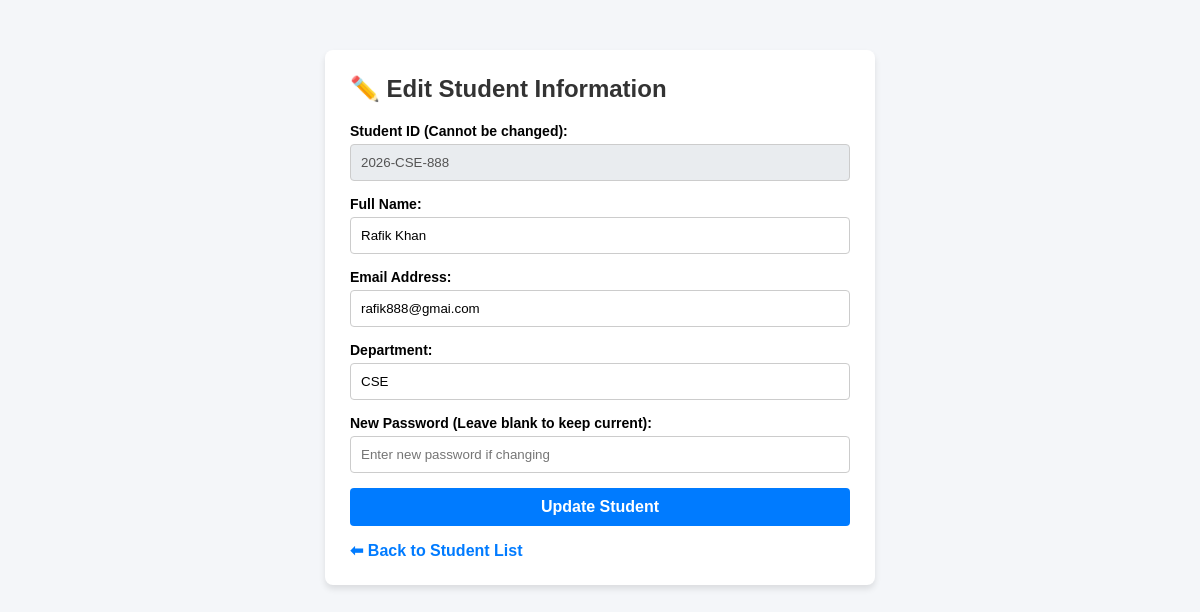
/edit_student.php?id=9 (signed in), run on the app's committed database.
### tables this page shows
CREATE TABLE `students` (
  `id` int(11) NOT NULL,
  `student_id` varchar(50) NOT NULL,
  `name` varchar(100) NOT NULL,
  `email` varchar(100) DEFAULT NULL,
  `department` varchar(50) DEFAULT NULL,
  `created_at` timestamp NOT NULL DEFAULT current_timestamp(),
  `batch` varchar(20) DEFAULT '60'
);

### edit_student.php (the view, shortened to what this page needs)
<?php
require_once 'config.php';
$student_id_pk = $_GET['id'] ?? null;
$student = null;
if ($student_id_pk) {
    $stmt = $conn->prepare("SELECT * FROM students WHERE id = ?");
    $stmt->bind_param("i", $student_id_pk);
    $stmt->execute();
    $student = $stmt->get_result()->fetch_assoc();
}
?>
<!DOCTYPE html>
<html lang="en">
<head>
</head>
<body>
<div class="container">
    <h2>✏️ Edit Student Information</h2>
    <form action="" method="POST">
        <div class="form-group">
            <label>Student ID (Cannot be changed):</label>
            <input type="text" value="<?php echo htmlspecialchars($student['student_id']); ?>" disabled>
        </div>
        <div class="form-group">
            <label>Full Name:</label>
            <input type="text" name="name" value="<?php echo htmlspecialchars($student['name']); ?>" required>
        </div>
        <div class="form-group">
            <label>Email Address:</label>
            <input type="email" name="email" value="<?php echo htmlspecialchars($student['email']); ?>">
        </div>
        <div class="form-group">
            <label>Department:</label>
            <input type="text" name="department" value="<?php echo htmlspecialchars($student['department']); ?>">
        </div>
        <div class="form-group">
            <label>New Password (Leave blank to keep current):</label>
            <input type="password" name="password" placeholder="Enter new password if changing">
        </div>
        <button type="submit" name="update_student" class="btn">Update Student</button>
    </form>
    <a href="students.php" class="back-link">⬅ Back to Student List</a>
</div>
</body>
</html>

### edit_student.php (style rules this page uses)
body { font-family: Arial, sans-serif; background: #f4f6f9; margin: 0; padding: 20px; }
.container { max-width: 500px; background: white; margin: 30px auto; padding: 25px; border-radius: 8px; box-shadow: 0 4px 6px rgba(0,0,0,0.1); }
h2 { margin-top: 0; color: #333; }
.form-group { margin-bottom: 15px; }
label { font-weight: bold; display: block; margin-bottom: 5px; font-size: 14px; }
input[type="text"], input[type="email"], input[type="password"] { width: 100%; padding: 10px; border: 1px solid #ccc; border-radius: 4px; box-sizing: border-box; }
input[disabled] { background-color: #e9ecef; cursor: not-allowed; }
.btn { background: #007bff; color: white; padding: 10px 15px; border: none; border-radius: 4px; cursor: pointer; font-size: 16px; font-weight: bold; width: 100%; }
.back-link { display: inline-block; margin-top: 15px; text-decoration: none; color: #007bff; font-weight: bold; }

### data on the page
students: student "2026-CSE-888", name "Rafik Khan", email "rafik888@gmai.com", department "CSE"
